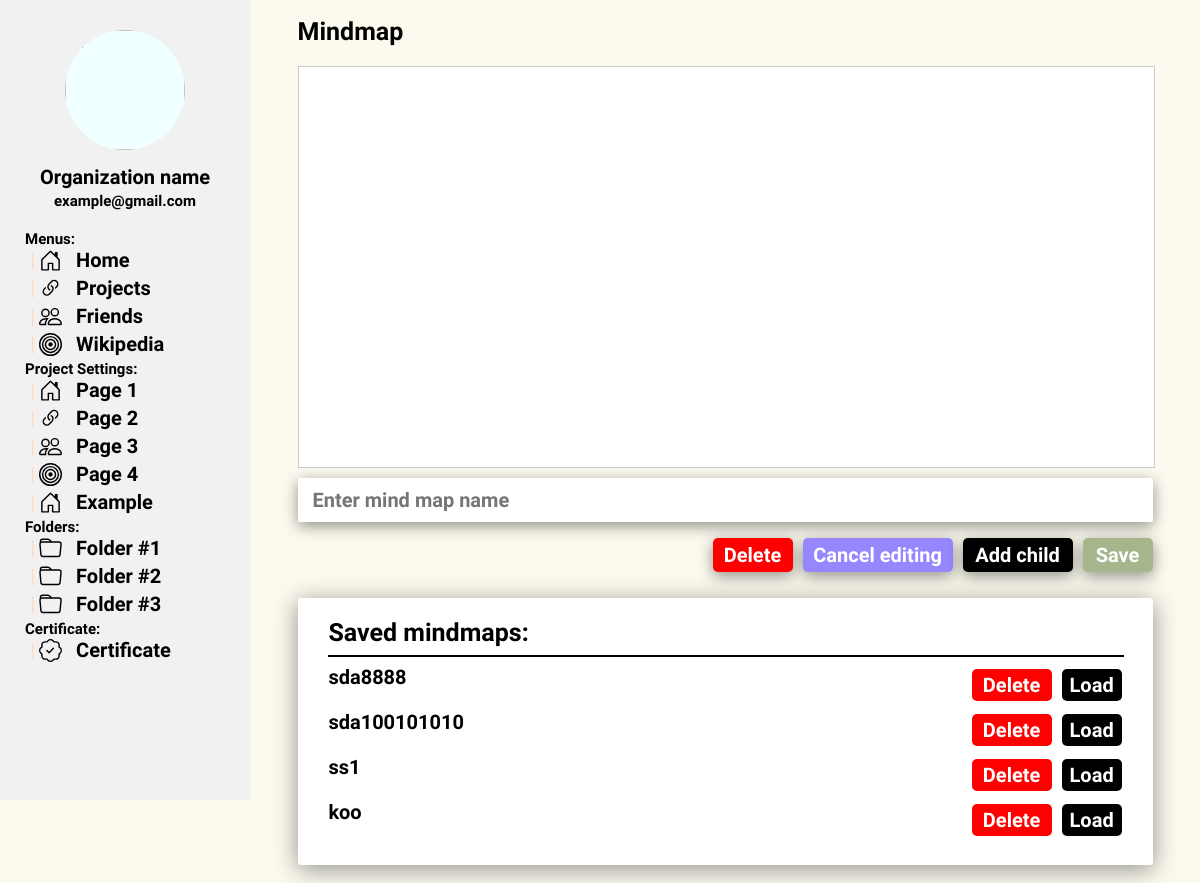
The app's page /workspace/1/, older data.
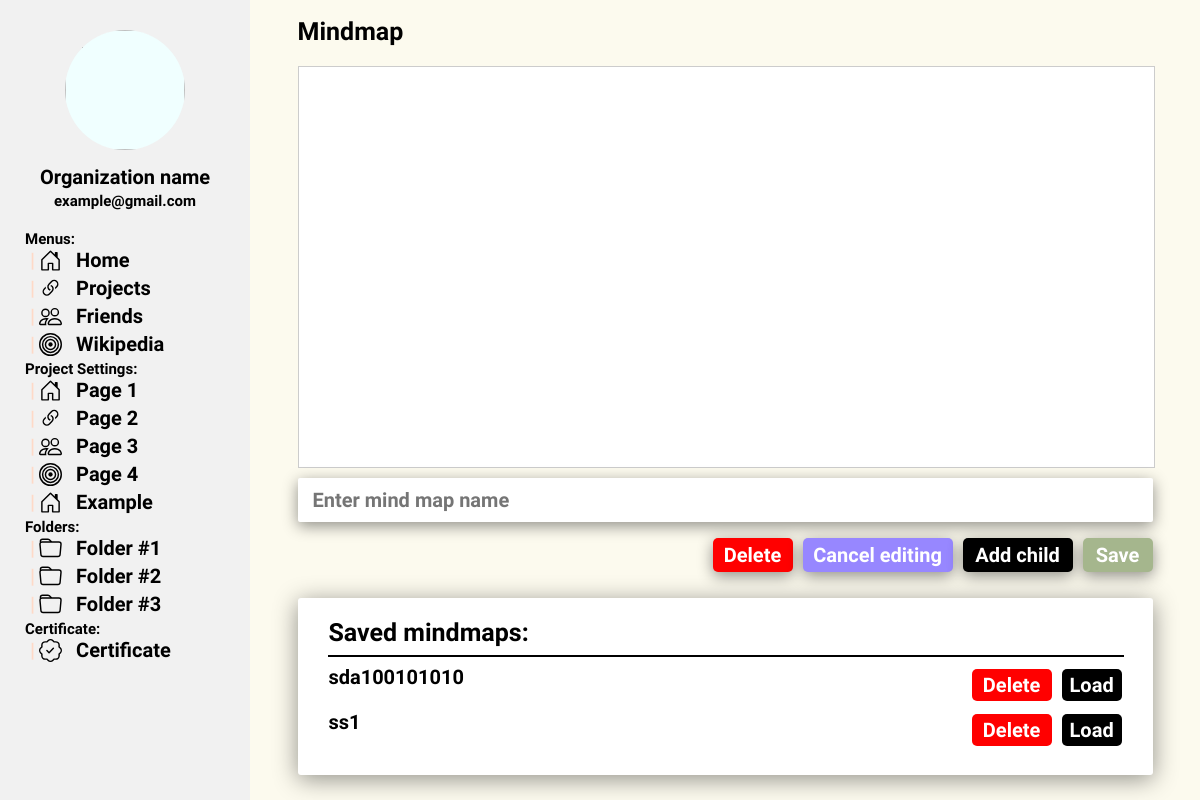
The same page, newer data.
### RCAPP/models.py (models this page shows, shortened)
class Mindmap(models.Model):
    name = models.CharField(max_length=255)
    data = models.TextField()
    research = models.ForeignKey(Project, on_delete=models.CASCADE, related_name="reasearchs_mindmap")

### RCAPP/views.py (the view)
# urls.py: path("workspace/<int:PID>/", views.workspace, name="workspace"),
def workspace(request, PID):
    project = Project.objects.filter(id=PID).first()
    if not project:
        return redirect('index')
    mindmaps = Mindmap.objects.filter(research=project)
    return render(request, "workspace.html", {
        "project_info": project,
        "mindmaps": mindmaps,
    })

### RCAPP/templates/workspace.html (shortened to what this page needs)
{% extends 'layout.html' %}
{% load static %}
{% block links %}
    <link rel="stylesheet" href="{% static 'css/workspace.css' %}">
{% endblock %}
{% block body %}
    <nav class="navbar" id="navbar">
        <div class="navbar-main-part" id="navbar-main-part">
            <img class="navbar-img" src="">
            <div class="navbar-info">
                <h1 class="navbar-info-text normal-font">Organization name</h1>
                <h1 class="navbar-info-text small-font">example@gmail.com</h1>
            </div>
            <div class="navbar-navmenu">
                <h1 class="navbar-category small-font">Menus:</h1>
                <a href="" style="text-decoration: none; color: black;">
                    <div class="navbar-navs">
                        <h1 class="navbar-line" id="main_page_line">|</h1>
                        <h1 class="navbar-nav normal-font" id="main_page_text">Home</h1>
                    </div>
                </a>
                <a href="" style="text-decoration: none; color: black;">
                    <div class="navbar-navs">
                        <h1 class="navbar-line">|</h1>
                        <h1 class="navbar-nav normal-font">Projects</h1>
                    </div>
                </a>
                <a href="" style="text-decoration: none; color: black;">
                    <div class="navbar-navs">
                        <h1 class="navbar-line">|</h1>
                        <h1 class="navbar-nav normal-font">Friends</h1>
                    </div>
                </a>
                <a href="" style="text-decoration: none; color: black;">
                    <div class="navbar-navs">
                        <h1 class="navbar-line">|</h1>
                        <h1 class="navbar-nav normal-font">Wikipedia</h1>
                    </div>
                </a>
                <h1 class="navbar-category small-font">Project Settings:</h1>
                <a href="" style="text-decoration: none; color: black;">
                    <div class="navbar-navs">
                        <h1 class="navbar-line" id="main_page_line">|</h1>
                        <h1 class="navbar-nav normal-font" id="main_page_text">Page 1</h1>
                    </div>
                </a>
                <a href="" style="text-decoration: none; color: black;">
                    <div class="navbar-navs">
                        <h1 class="navbar-line">|</h1>
                        <h1 class="navbar-nav normal-font">Page 2</h1>
                    </div>
                </a>
                <a href="" style="text-decoration: none; color: black;">
                    <div class="navbar-navs">
                        <h1 class="navbar-line">|</h1>
                        <h1 class="navbar-nav normal-font">Page 3</h1>
                    </div>
                </a>
                <a href="" style="text-decoration: none; color: black;">
                    <div class="navbar-navs">
                        <h1 class="navbar-line">|</h1>
                        <h1 class="navbar-nav normal-font">Page 4</h1>
                    </div>
                </a>
                <a href="" style="text-decoration: none; color: black;">
                    <div class="navbar-navs">
                        <h1 class="navbar-line">|</h1>
                        <h1 class="navbar-nav normal-font">Example</h1>
                    </div>
                </a>
                <h1 class="navbar-category small-font">Folders:</h1>
                <a href="" style="text-decoration: none; color: black;">
                    <div class="navbar-navs">
                        <h1 class="navbar-line">|</h1>
                        <h1 class="navbar-nav normal-font">Folder #1</h1>
                    </div>
                </a>
                <a href="" style="text-decoration: none; color: black;">
                    <div class="navbar-navs">
                        <h1 class="navbar-line">|</h1>
                        <h1 class="navbar-nav normal-font">Folder #2</h1>
                    </div>
                </a>
                <a href="" style="text-decoration: none; color: black;">
                    <div class="navbar-navs">
                        <h1 class="navbar-line">|</h1>
                        <h1 class="navbar-nav normal-font">Folder #3</h1>
                    </div>
                </a>
                <h1 class="navbar-category small-font">Certificate:</h1>
                <a href="" style="text-decoration: none; color: black;">
                    <div class="navbar-navs">
                        <h1 class="navbar-line">|</h1>
                        <h1 class="navbar-nav normal-font">Certificate</h1>
                    </div>
                </a>
                <br>
            </div>
        </div>
    </nav>
    <div class="working_area">
        <div class="mm-div">
            <h1 class="mm-title-gen big-font" id="mm-name">Mindmap</h1>
            <div id="mindmap"></div>
            <div class="mindmap-control-buttons">
                <input type="text" id="mindmapName" class="normal-font" placeholder="Enter mind map name" />
                <button onclick="deleteNote()" class="mm-delete-child normal-font">Delete</button>
                <button onclick="cancelNote()" class="mm-cancel-child normal-font">Cancel editing</button>
                <button onclick="addNode()" class="mm-add-child normal-font">Add child</button>
                <button onclick="saveMap()" class="mm-save-child normal-font">Save</button>
            </div>
            <div class="mm-loads">
                <h1 class="big-font mm-title">Saved mindmaps:</h1>
                <hr class="mm-line">
                <div id="mm-loads-id">
                    {% if mindmaps != 0 %}
                        {% for i in mindmaps %}
                            <div class="mm-saved-list" id="{{ i.pk }}">
                                <h1 class="normal-font mm-sl-title">{{ i.name }}</h1>
                                <div class="mm-sl-buttons">
                                    <button class="normal-font mm-sl-button-2" onclick="loadNote(`{{ i.name }}`, `{{ i.pk }}`)" id="mm-buttons">Load</button>
                                    <button class="normal-font mm-sl-button-3" onclick="deleteNote2(`{{ i.name }}`, `{{ i.pk }}`)" id="mm-buttons">Delete</button>
                                </div>
                            </div>
                        {% endfor %}
                    {% endif %}
                </div>
            </div>
            <br>
        </div>
    </div>
{% endblock %}

### RCAPP/templates/layout.html (shortened to what this page needs)
{% load static %}
<!DOCTYPE html>
<html lang="en">
    <head>
        <link rel="stylesheet" href="{% static 'css/layout.css' %}">
        {% block links %}{% endblock %}
    </head>
    <body class="body">
        {% block body %}
        {% endblock %}
    </body>
</html>

### RCAPP/static/css/layout.css (style rules this page uses)
.big-font { font-family: "Itim"; font-size: 25px; }
.normal-font { font-family: "Itim"; font-size: 20px; }
.small-font { font-family: "Itim"; font-size: 18px; }
* { scrollbar-width: thin; scrollbar-color: #c1c1c1 #f1f1f1; }

Row changes from the older to the newer data that the page shows:
removed Mindmap: name "sda8888"
removed Mindmap: name "koo"
